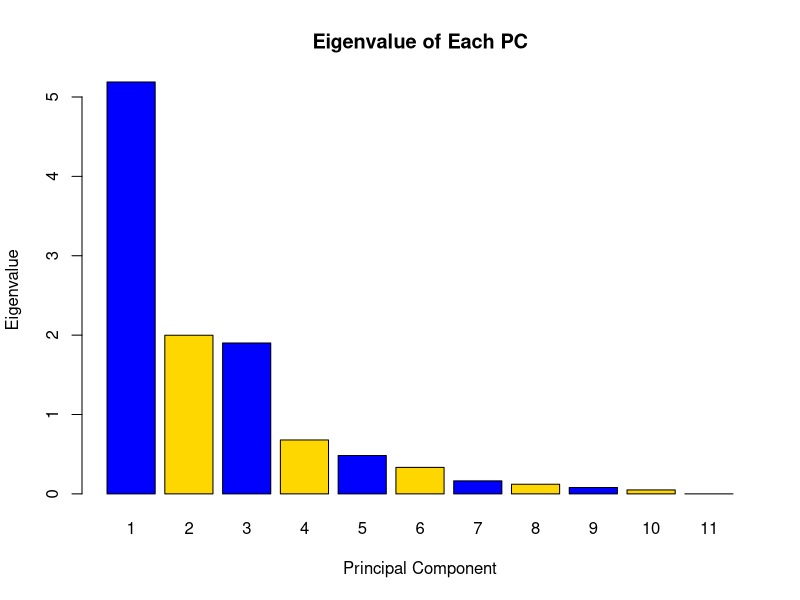
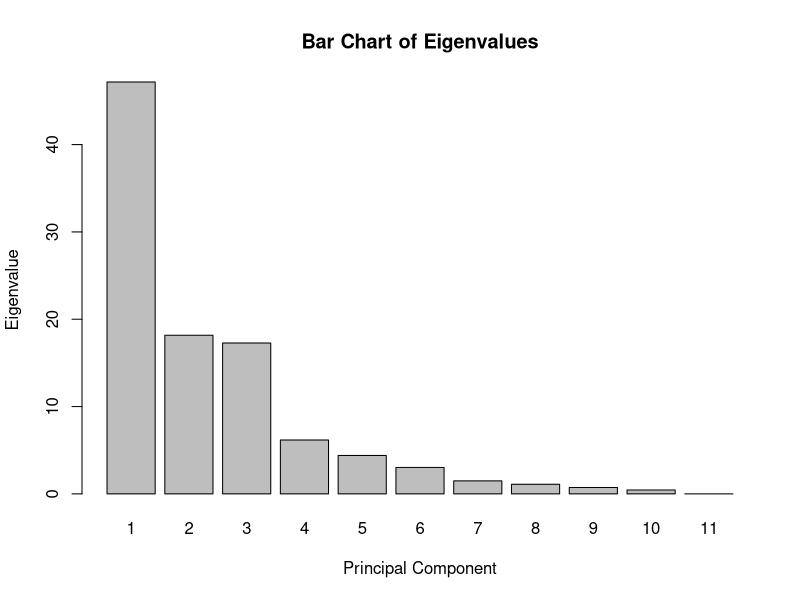

Reproduce these figures in R, in order.
## ---- chunk 1
dat <- read.csv('nba2017-players.csv', stringsAsFactors = FALSE)
quant_dat = dat[,-c(1:3,8)] #Only keep quantiative data for pca (numeric/integer data type)
pca_nba <- prcomp(quant_dat, scale. = TRUE)

eigenvalues <- pca_nba$sdev^2  #Variance of the Principal Component (PC's) is equal to the eigenvalue of the PC
eigenvaluesdf <- data.frame(1:11, eigenvalues) #Create dataframe of eigenvalues with column for each PC
names(eigenvaluesdf)[1] <- "PC"
barplot(eigenvaluesdf$eigenvalues, names.arg = eigenvaluesdf$PC, xlab = "Principal Component", ylab = "Eigenvalue", main = "Eigenvalue of Each PC", col = c("blue","gold"))

loadings <- pca_nba$rotation #Weights of each PC
round(loadings,3)
## ---- chunk 2
#Add columns to evaluate variance of PC's in terms of percentages and cumulative percentages
eigenvaluesdf[,"Percentage"] <- round(eigenvaluesdf$eigenvalues/sum(eigenvaluesdf$eigenvalues)*100,2)
eigenvaluesdf[,"Cumulative_%"] <- cumsum(eigenvaluesdf$Percentage)
eigenvaluesdf

barplot(eigenvaluesdf$Percentage,names.arg = eigenvaluesdf$PC, main = "Bar Chart of Eigenvalues", xlab = "Principal Component", ylab = "Eigenvalue")
